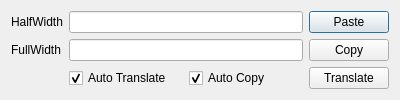
<?xml version="1.0" encoding="UTF-8"?>
<ui version="4.0">
 <class>JPFullWidthDialog</class>
 <widget class="QDialog" name="JPFullWidthDialog">
  <property name="geometry">
   <rect>
    <x>0</x>
    <y>0</y>
    <width>400</width>
    <height>100</height>
   </rect>
  </property>
  <property name="windowTitle">
   <string>JPFullWidth</string>
  </property>
  <property name="windowIcon">
   <iconset resource="jpfullwidth.qrc">
    <normaloff>:/icon/jpfullwidth.png</normaloff>:/icon/jpfullwidth.png</iconset>
  </property>
  <layout class="QGridLayout" name="gridLayout">
   <item row="0" column="0">
    <widget class="QLabel" name="label">
     <property name="text">
      <string>HalfWidth</string>
     </property>
     <property name="buddy">
      <cstring>editHalf</cstring>
     </property>
    </widget>
   </item>
   <item row="0" column="1">
    <widget class="QLineEdit" name="editHalf"/>
   </item>
   <item row="0" column="2">
    <widget class="QPushButton" name="btnPaste">
     <property name="text">
      <string>Paste</string>
     </property>
    </widget>
   </item>
   <item row="1" column="0">
    <widget class="QLabel" name="label_2">
     <property name="text">
      <string>FullWidth</string>
     </property>
     <property name="buddy">
      <cstring>editFull</cstring>
     </property>
    </widget>
   </item>
   <item row="1" column="1">
    <widget class="QLineEdit" name="editFull">
     <property name="enabled">
      <bool>true</bool>
     </property>
     <property name="readOnly">
      <bool>true</bool>
     </property>
    </widget>
   </item>
   <item row="1" column="2">
    <widget class="QPushButton" name="btnCopy">
     <property name="text">
      <string>Copy</string>
     </property>
    </widget>
   </item>
   <item row="2" column="1">
    <layout class="QHBoxLayout" name="horizontalLayout">
     <item>
      <widget class="QCheckBox" name="checkTranslate">
       <property name="text">
        <string>Auto Translate</string>
       </property>
       <property name="checked">
        <bool>true</bool>
       </property>
      </widget>
     </item>
     <item>
      <widget class="QCheckBox" name="checkCopy">
       <property name="text">
        <string>Auto Copy</string>
       </property>
       <property name="checked">
        <bool>true</bool>
       </property>
      </widget>
     </item>
    </layout>
   </item>
   <item row="2" column="2">
    <widget class="QPushButton" name="btnTranslate">
     <property name="text">
      <string>Translate</string>
     </property>
    </widget>
   </item>
  </layout>
 </widget>
 <resources>
  <include location="jpfullwidth.qrc"/>
 </resources>
 <connections>
  <connection>
   <sender>btnPaste</sender>
   <signal>clicked()</signal>
   <receiver>JPFullWidthDialog</receiver>
   <slot>onBtnPaste()</slot>
   <hints>
    <hint type="sourcelabel">
     <x>352</x>
     <y>19</y>
    </hint>
    <hint type="destinationlabel">
     <x>267</x>
     <y>5</y>
    </hint>
   </hints>
  </connection>
  <connection>
   <sender>btnCopy</sender>
   <signal>clicked()</signal>
   <receiver>JPFullWidthDialog</receiver>
   <slot>onBtnCopy()</slot>
   <hints>
    <hint type="sourcelabel">
     <x>382</x>
     <y>52</y>
    </hint>
    <hint type="destinationlabel">
     <x>396</x>
     <y>42</y>
    </hint>
   </hints>
  </connection>
  <connection>
   <sender>btnTranslate</sender>
   <signal>clicked()</signal>
   <receiver>JPFullWidthDialog</receiver>
   <slot>onBtnTranslate()</slot>
   <hints>
    <hint type="sourcelabel">
     <x>358</x>
     <y>77</y>
    </hint>
    <hint type="destinationlabel">
     <x>293</x>
     <y>93</y>
    </hint>
   </hints>
  </connection>
 </connections>
 <slots>
  <slot>onBtnPaste()</slot>
  <slot>onBtnCopy()</slot>
  <slot>onBtnTranslate()</slot>
 </slots>
</ui>
